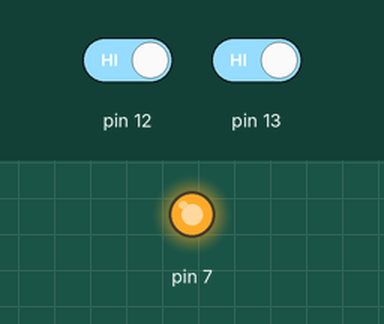
Bench run of a sketch on a simulated Arduino Uno, built with avr-gcc and run on an emulated ATmega328P. Parts: output pins drawn as LEDs (lit = HIGH). The test bench sets the inputs (shaded band); at power-on: pin 12 HIGH, pin 13 HIGH. What the sketch prints to the serial monitor is not drawn.

Above: at 1.2 s.
1.3 s: pin 12 driven LOW and pin 13 driven LOW
At 1.6 s:
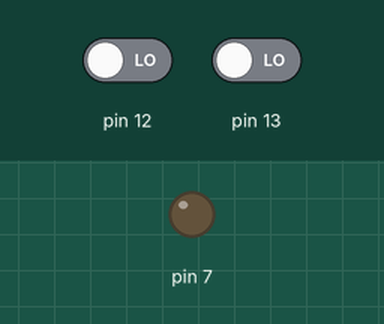
2.8 s: pin 12 driven HIGH
At 4.0 s:
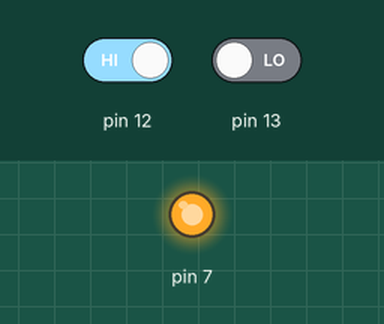
4.3 s: pin 12 driven LOW
At 5.0 s:
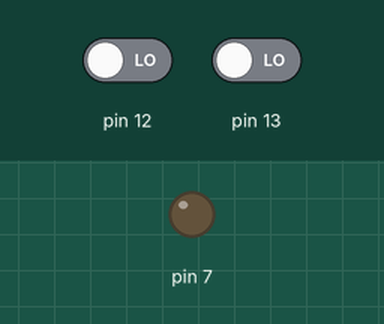
Timing chart, 0 to 7.3 s (numbered marks = the images above; inputs shaded):
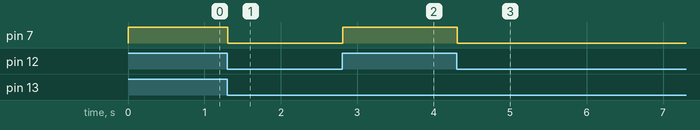

The sketch:

ORGATE.ino
```cpp
int i,j;
void setup() {
  // put your setup code here, to run once:
pinMode(12,INPUT_PULLUP);
pinMode(13,INPUT_PULLUP);
pinMode(7,OUTPUT);
Serial.begin(9600);
}

void loop() {
  // put your main code here, to run repeatedly

 // for(i=0;i<1024;i++)

    i=digitalRead(12);
    j=digitalRead(13);

    Serial.println(i);

    Serial.print(j);
    if(i==1 or j==1)
    {
    digitalWrite(7,HIGH);
    }
    else
    {
    digitalWrite(7,LOW);
    }


}
```

Measured:
- after the input at 1.3 s, pin 7: HIGH → LOW at once
- after the input at 2.8 s, pin 7: LOW → HIGH at once
- after the input at 4.3 s, pin 7: HIGH → LOW at once
